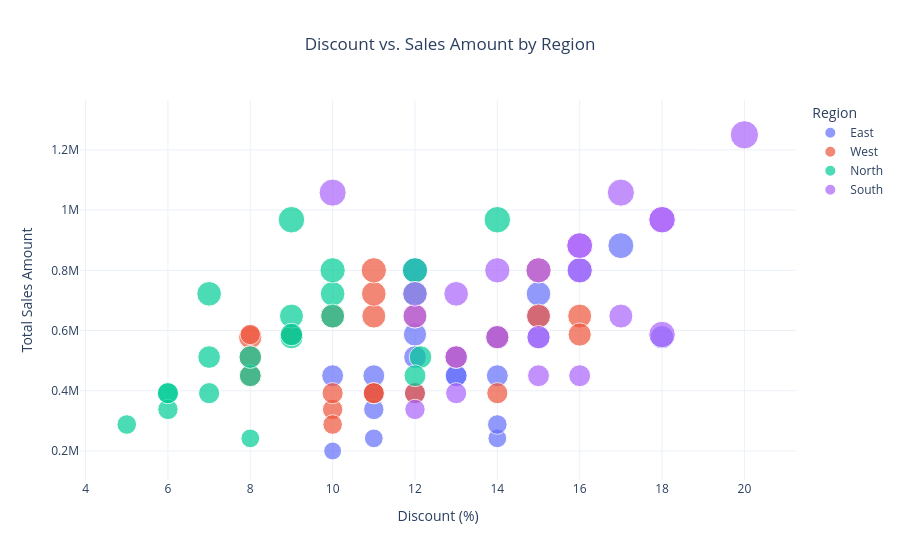

Here is the notebook cell this chart was saved with:
### Code cell
fig = px.scatter(
    df,
    x="Discount (%)",
    y="Total Sales Amount",
    color="Region",
    size="Quantity Sold",
    hover_data=["Product", "Salesperson"],
    title="Discount vs. Sales Amount by Region",
    labels={
        "Discount (%)": "Discount (%)",
        "Total Sales Amount": "Total Sales Amount",
        "Quantity Sold": "Quantity Sold"
    }
)

fig.update_layout(
    template="plotly_white",
    title_x=0.5
)

fig.show()

### Figure 1 — Plotly figure (JSON) as saved in the notebook; plotly's stock layout.template omitted (floating-point values rounded to 4 significant figures)
{"data": [{"customdata": [["Product X", "Arun Kumar"], ["Product Y", "Arun Kumar"], ["Product Z", "Arun Kumar"], ["Product Y", "Arun Kumar"], ["Product Z", "Arun Kumar"], ["Product X", "Arun Kumar"], ["Product Z", "Arun Kumar"], ["Product Y", "Arun Kumar"], ["Product Y", "Arun Kumar"], ["Product Z", "Arun Kumar"], ["Product X", "Arun Kumar"], ["Product Y", "Arun Kumar"], ["Product Z", "Arun Kumar"], ["Product X", "Arun Kumar"], ["Product Y", "Arun Kumar"], ["Product Z", "Arun Kumar"], ["Product X", "Arun Kumar"], ["Product Y", "Arun Kumar"], ["Product Z", "Arun Kumar"], ["Product Y", "Arun Kumar"], ["Product Z", "Arun Kumar"], ["Product X", "Arun Kumar"], ["Product Y", "Arun Kumar"]], "hovertemplate": "Region=East<br>Discount (%)=%{x}<br>Total Sales Amount=%{y}<br>Quantity Sold=%{marker.size}<br>Product=%{customdata[0]}<br>Salesperson=%{customdata[1]}<extra></extra>", "legendgroup": "East", "marker": {"color": "#636efa", "size": [150, 100, 170, 140, 168.1, 130, 180, 110, 160, 190, 140, 150, 210, 150, 120, 160, 110, 170, 200, 200, 150, 170, 150], "sizemode": "area", "sizeref": 0.625, "symbol": "circle"}, "mode": "markers", "name": "East", "orientation": "v", "showlegend": true, "type": "scatter", "x": [10, 10, 18, 11, 12, 11, 15, 14, 12, 15, 12, 11, 17, 13, 14, 13, 11, 14, 12, 16, 14, 15, 13], "xaxis": "x", "y": [450000, 200000, 578000, 392000, 586800.0, 338000, 648000, 242000, 512000, 722000, 392000, 450000, 882000, 450000, 288000, 512000, 242000, 578000, 800000, 800000, 450000, 578000, 450000], "yaxis": "y"}, {"customdata": [["Product Y", "Priya Sharma"], ["Product X", "Priya Sharma"], ["Product Z", "Priya Sharma"], ["Product X", "Priya Sharma"], ["Product Y", "Priya Sharma"], ["Product Z", "Priya Sharma"], ["Product X", "Priya Sharma"], ["Product Z", "Priya Sharma"], ["Product Z", "Priya Sharma"], ["Product X", "Priya Sharma"], ["Product Y", "Priya Sharma"], ["Product Z", "Priya Sharma"], ["Product X", "Priya Sharma"], ["Product Y", "Priya Sharma"], ["Product Z", "Priya Sharma"], ["Product X", "Priya Sharma"], ["Product Y", "Priya Sharma"], ["Product Z", "Priya Sharma"], ["Product X", "Priya Sharma"], ["Product Z", "Priya Sharma"], ["Product X", "Priya Sharma"], ["Product Y", "Priya Sharma"], ["Product Z", "Priya Sharma"]], "hovertemplate": "Region=West<br>Discount (%)=%{x}<br>Total Sales Amount=%{y}<br>Quantity Sold=%{marker.size}<br>Product=%{customdata[0]}<br>Salesperson=%{customdata[1]}<extra></extra>", "legendgroup": "West", "marker": {"color": "#EF553B", "size": [200, 180, 130, 150, 170, 140, 170, 180, 140, 140, 120, 180, 160, 140, 190, 180, 130, 168.1, 140, 180, 160, 140, 200], "sizemode": "area", "sizeref": 0.625, "symbol": "circle"}, "mode": "markers", "name": "West", "orientation": "v", "showlegend": true, "type": "scatter", "x": [15, 12, 10, 8, 14, 9, 8, 11, 14, 11, 10, 16, 8, 12, 11, 10, 8, 16, 11, 15, 13, 10, 11], "xaxis": "x", "y": [800000, 648000, 338000, 450000, 578000, 586800.0, 578000, 648000, 392000, 392000, 288000, 648000, 512000, 392000, 722000, 648000, 586800.0, 586800.0, 392000, 648000, 512000, 392000, 800000], "yaxis": "y"}, {"customdata": [["Product X", "Rajesh Patel"], ["Product Y", "Rajesh Patel"], ["Product X", "Rajesh Patel"], ["Product Z", "Rajesh Patel"], ["Product X", "Rajesh Patel"], ["Product Y", "Rajesh Patel"], ["Product Z", "Rajesh Patel"], ["Product X", "Rajesh Patel"], ["Product Y", "Rajesh Patel"], ["Product Z", "Rajesh Patel"], ["Product X", "Rajesh Patel"], ["Product Y", "Rajesh Patel"], ["Product Z", "Rajesh Patel"], ["Product X", "Rajesh Patel"], ["Product Y", "Rajesh Patel"], ["Product Z", "Rajesh Patel"], ["Product X", "Rajesh Patel"], ["Product Y", "Rajesh Patel"], ["Product X", "Rajesh Patel"], ["Product Y", "Rajesh Patel"], ["Product Z", "Rajesh Patel"], ["Product X", "Rajesh Patel"]], "hovertemplate": "Region=North<br>Discount (%)=%{x}<br>Total Sales Amount=%{y}<br>Quantity Sold=%{marker.size}<br>Product=%{customdata[0]}<br>Salesperson=%{customdata[1]}<extra></extra>", "legendgroup": "North", "marker": {"color": "#00cc96", "size": [120, 150, 160, 190, 140, 190, 200, 110, 160, 170, 130, 180, 200, 140, 220, 150, 180, 160, 140, 190, 220, 160], "sizemode": "area", "sizeref": 0.625, "symbol": "circle"}, "mode": "markers", "name": "North", "orientation": "v", "showlegend": true, "type": "scatter", "x": [5, 8, 12.13, 7, 6, 10, 12, 8, 7, 9, 6, 9, 10, 7, 9, 12, 10, 9, 6, 12, 14, 8], "xaxis": "x", "y": [288000, 450000, 512000, 722000, 392000, 722000, 800000, 242000, 512000, 578000, 338000, 648000, 800000, 392000, 968000, 450000, 648000, 586800.0, 392000, 722000, 968000, 512000], "yaxis": "y"}, {"customdata": [["Product Z", "Meera Reddy"], ["Product X", "Meera Reddy"], ["Product Y", "Meera Reddy"], ["Product Z", "Meera Reddy"], ["Product Y", "Meera Reddy"], ["Product X", "Meera Reddy"], ["Product Y", "Meera Reddy"], ["Product Y", "Meera Reddy"], ["Product Z", "Meera Reddy"], ["Product X", "Meera Reddy"], ["Product Y", "Meera Reddy"], ["Product Z", "Meera Reddy"], ["Product X", "Meera Reddy"], ["Product Y", "Meera Reddy"], ["Product Z", "Meera Reddy"], ["Product X", "Meera Reddy"], ["Product Y", "Meera Reddy"], ["Product Z", "Meera Reddy"], ["Product Y", "Meera Reddy"], ["Product Z", "Meera Reddy"], ["Product X", "Meera Reddy"], ["Product Y", "Meera Reddy"]], "hovertemplate": "Region=South<br>Discount (%)=%{x}<br>Total Sales Amount=%{y}<br>Quantity Sold=%{marker.size}<br>Product=%{customdata[0]}<br>Salesperson=%{customdata[1]}<extra></extra>", "legendgroup": "South", "marker": {"color": "#ab63fa", "size": [250, 200, 180, 210, 220, 160, 150, 230, 220, 200, 190, 170, 170, 200, 230, 140, 150, 190, 220, 210, 130, 180], "sizemode": "area", "sizeref": 0.625, "symbol": "circle"}, "mode": "markers", "name": "South", "orientation": "v", "showlegend": true, "type": "scatter", "x": [20, 15, 12, 16, 18, 13, 16, 10, 18, 14, 12, 14, 15, 16, 17, 13, 15, 13, 18, 16, 12, 17], "xaxis": "x", "y": [1250000, 800000, 648000, 882000, 586800.0, 512000, 450000, 1058000, 968000, 800000, 722000, 578000, 578000, 800000, 1058000, 392000, 450000, 722000, 968000, 882000, 338000, 648000], "yaxis": "y"}], "layout": {"legend": {"itemsizing": "constant", "title": {"text": "Region"}, "tracegroupgap": 0}, "title": {"text": "Discount vs. Sales Amount by Region", "x": 0.5}, "xaxis": {"anchor": "y", "domain": [0, 1], "title": {"text": "Discount (%)"}}, "yaxis": {"anchor": "x", "domain": [0, 1], "title": {"text": "Total Sales Amount"}}}}
